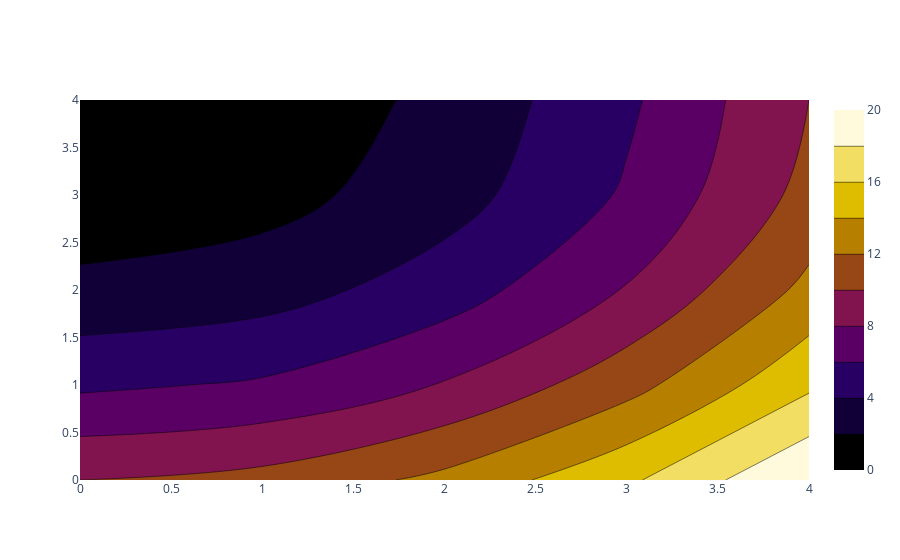

Notebook cell for this chart:
### Code cell
import plotly.graph_objects as go

fig = go.Figure(data =
     go.Contour(
        z=[[10, 10.625, 12.5, 15.625, 20],
           [5.625, 6.25, 8.125, 11.25, 15.625],
           [2.5, 3.125, 5., 8.125, 12.5],
           [0.625, 1.25, 3.125, 6.25, 10.625],
           [0, 0.625, 2.5, 5.625, 10]],
        colorscale='Electric',
    ))
fig.show()

### Figure 1 — Plotly figure (JSON) as saved in the notebook; plotly's stock layout.template omitted (floating-point values rounded to 4 significant figures)
{"data": [{"colorscale": [[0, "rgb(0,0,0)"], [0.2, "rgb(30,0,100)"], [0.4, "rgb(120,0,100)"], [0.6, "rgb(160,90,0)"], [0.8, "rgb(230,200,0)"], [1, "rgb(255,250,220)"]], "type": "contour", "z": [[10, 10.62, 12.5, 15.62, 20], [5.625, 6.25, 8.125, 11.25, 15.62], [2.5, 3.125, 5, 8.125, 12.5], [0.625, 1.25, 3.125, 6.25, 10.62], [0, 0.625, 2.5, 5.625, 10]]}], "layout": {}}
